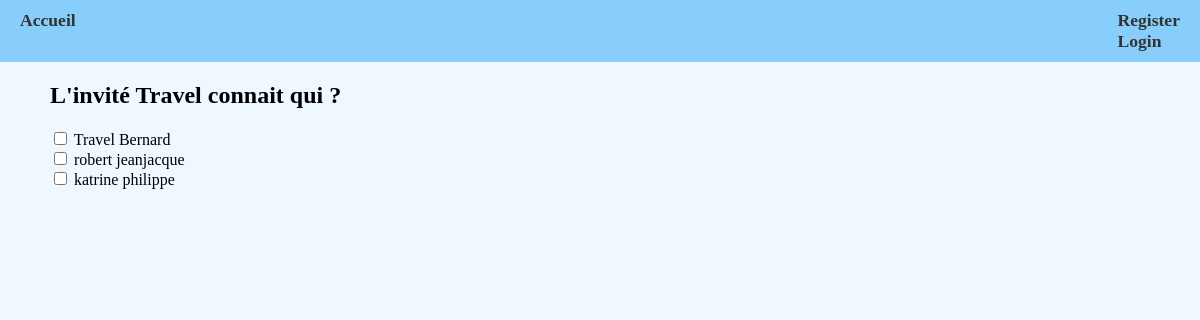
Page /guest_friends/12 on the committed database.
### FlaskAppMU/model.py (models this page shows)
class Guest(db.Model):
    id = db.Column(db.Integer, primary_key=True)
    fname = db.Column(db.String(50), nullable=False)
    lname = db.Column(db.String(50), nullable=False)
    job = db.Column(db.String(50))
    age = db.Column(db.Integer)
    sex = db.Column(db.Integer)
    hobby_1 = db.Column(db.String(255))
    hobby_2 = db.Column(db.String(255))
    hobby_3 = db.Column(db.String(255))
    questions = db.Column(db.Text)
    created_at = db.Column(db.DateTime, nullable=False, default=datetime.now)
    id_event = db.Column(db.Integer, db.ForeignKey('event.id'), nullable=False)

### FlaskAppMU/app.py (the view)
@app.route("/guest_friends/<int:event_id><int:guest_id>", methods=["GET"])
def guest_friends(event_id, guest_id):
    guests = Guest.query.filter(Guest.id_event == event_id, Guest.id != guest_id).all()
    guest = Guest.query.get(guest_id)
    knowledges = Whoknowswho.query.filter(Whoknowswho.guest == guest.id).all()
    knowledge_ids = [knowledge.know_him for knowledge in knowledges]
    print(knowledge_ids)
    return render_template(
        "guest_friends.html",
        event_id=event_id,
        guests=guests,
        guest=guest,
        knowledges=knowledge_ids,
    )

### FlaskAppMU/templates/guest_friends.html (shortened to what this page needs)
{% extends "base.html"%}
{% block content %}
    <h2>L'invité {{guest.fname}} connait qui ?</h2>
    {% if guests %}
        {% for friend in guests %}
        <input type="checkbox" {% if friend.id in knowledges %}checked{% endif %}  friend_id="{{ friend.id }}">
        <label>{{friend.fname}} {{friend.lname}}  </label>
        <br>
        {% endfor %}
    {% endif %}
{% endblock%}

### FlaskAppMU/static/css/style.css (style rules this page uses)
body { background-color:aliceblue; margin: 0; }

### rows in the picture
Guest: fname "Travel"
Guest: fname "Travel", lname "Bernard"
Guest: fname "robert", lname "jeanjacque"
Guest: fname "katrine", lname "philippe"
